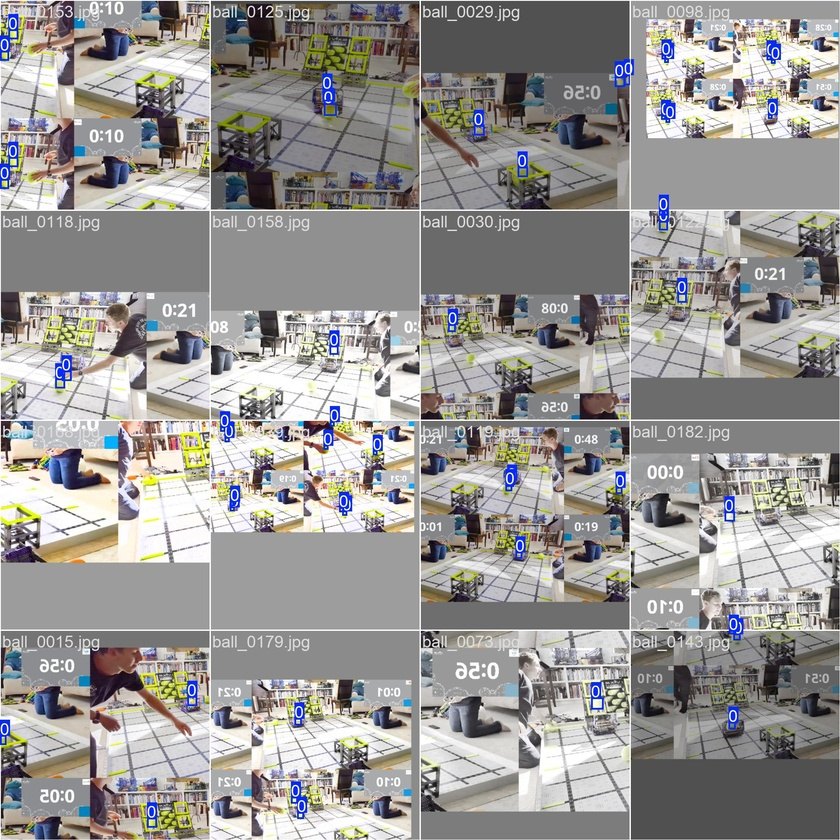
#> input picture Vex_Vision/Vex_Vision_AI/All_Files/vex_ball_detector2/train_batch0.jpg, 840 x 840 px, shrunk from 1920 x 1920 before the run
$ python -i vision-windows.py   (imports and definitions only)
#> lines starting #> are read from the running program, lines starting #| are printed output that depends on the picture; after the words box and inside, x2 and y2 are one past the last pixel; in counts of white or black regions, pixels touching at a corner belong together
#> further down, picture is the input picture: shape (840, 840, 3); mean B, G, R 148.3, 150.5, 152.5
#888     888                            8888888  .d88888b.
#888     888                              888   d88P" "Y88b
#888     888                              888   888     888
#Y88b   d88P  .d88b.  888  888            888   888     888
# Y88b d88P  d8P  Y8b `Y8bd8P'            888   888     888
#  Y88o88P   88888888   X88K              888   888 Y8b 888
#   Y888P    Y8b.     .d8""8b.            888   Y88b.Y8b88P
#    Y8P      "Y8888  888  888 88888888 8888888  "Y888888"
#                                                      Y8b
#
#
#888888b.                888
#888  "88b               888
#888  .88P               888
#8888888K.  888  888     888       8888b.  888d888 .d8888b
#888  "Y88b 888  888     888          "88b 888P"   88K
#888    888 888  888     888      .d888888 888     "Y8888b.
#888   d88P Y88b 888     888      888  888 888          X88
#8888888P"   "Y88888     88888888 "Y888888 888      88888P'
#                888
#           Y8b d88P
#            "Y88P"

import cv2
import numpy as np
import time
import sys
from threading import Thread
from queue import Queue

class RapidRelayScorer:
    def __init__(self):
        self.score = {'goals': 0, 'switches': 0, 'total': 0}
        self.switches_cleared = set()
        self.total_switches_cleared = 0
        self.last_score_time = {}
        self.goal_states = [{
            'is_empty': True,
            'last_empty': 0,
            'entered_time': 0
        } for _ in range(4)]

        # Performance optimizations
        self.frame_queue = Queue(maxsize=2)
        self.result_queue = Queue()
        self.processing = True

        # Windows-specific optimizations
        cv2.setNumThreads(4)  # Optimize for quad-core processors
        self.lower_yellow = np.array([20, 100, 100], dtype=np.uint8)
        self.upper_yellow = np.array([40, 255, 255], dtype=np.uint8)

    def process_frame(self, frame):
        """Process single frame in separate thread"""
        if frame is None:
            return None

        # Pre-allocate arrays for better memory usage
        hsv = cv2.cvtColor(frame, cv2.COLOR_BGR2HSV)
#> hsv: shape (840, 840, 3); mean H, S, V 49.4, 25.2, 157.2
        yellow_mask = cv2.inRange(hsv, self.lower_yellow, self.upper_yellow)
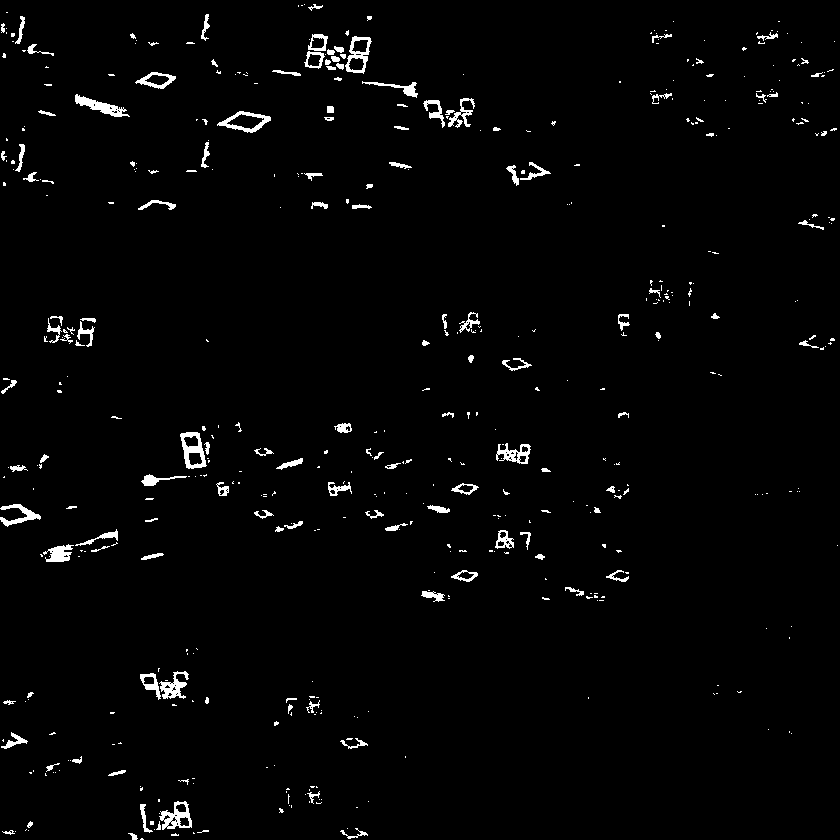
#> yellow_mask: shape (840, 840); 2% white; 503 white regions (363 under 20 px), largest, box (x1, y1, x2, y2) and area: (180, 432, 207, 469) 475, (75, 94, 130, 117) 457, (159, 801, 192, 830) 452

        current_time = time.time()
        frame_processed = frame.copy()

        # Process all goals in one pass
        for i in range(4):
            points = np.array(self.goals[i])
            center = np.mean(points, axis=0).astype(np.int32)
            width = np.max(points[:, 0]) - np.min(points[:, 0])
            height = np.max(points[:, 1]) - np.min(points[:, 1])

            # Optimized detection area calculation
            center_points = np.array([
                [center[0] - width//4, center[1] - height//4],
                [center[0] + width//4, center[1] - height//4],
                [center[0] + width//4, center[1] + height//4],
                [center[0] - width//4, center[1] + height//4]
            ], dtype=np.int32)

            # Use pre-allocated mask
            center_mask = np.zeros(frame.shape[:2], dtype=np.uint8)
            cv2.fillPoly(center_mask, [center_points], 255)

            # Optimized yellow detection
            yellow_pixels = cv2.countNonZero(cv2.bitwise_and(yellow_mask, center_mask))

            # State updates
            was_empty = self.goal_states[i]['is_empty']
            is_empty = yellow_pixels <= 50

            if is_empty and not was_empty:
                self.goal_states[i]['last_empty'] = current_time
            elif not is_empty and was_empty:
                self.goal_states[i]['entered_time'] = current_time

            self.goal_states[i]['is_empty'] = is_empty

            # Visualization
            cv2.polylines(frame_processed, [center_points], True, (0, 0, 255), 1)

            # Scoring logic
            if not is_empty:
                last_time = self.last_score_time.get(i, 0)
                last_empty = self.goal_states[i]['last_empty']
                entered_time = self.goal_states[i].get('entered_time', 0)

                if (current_time - last_time >= 0.75 and
                    last_empty > 0 and
                    entered_time - last_empty >= 0.3 and
                    current_time - entered_time <= 0.2):

                    self.last_score_time[i] = current_time
                    self.score['goals'] += 1

                    if (i not in self.switches_cleared and
                        self.total_switches_cleared < 4):
                        self.switches_cleared.add(i)
                        self.total_switches_cleared += 1
                        self.score['switches'] = self.total_switches_cleared

                    # Skills mode scoring
                    switch_key = [1, 4, 8, 10, 12, 12, 12, 12, 12]
                    self.score['total'] = (self.score['goals'] * switch_key[self.score['switches']] +
                                         self.score['switches'])
#> after the loop, self.goal_states = 4 items; self.last_score_time = 0 items; self.score = {'goals': 0, 'switches': 0, 'total': 0}; self.switches_cleared = 0 items; self.total_switches_cleared = 0

        # Add score overlay
        cv2.putText(frame_processed, f"Goals: {self.score['goals']}", (10, 30),
                    cv2.FONT_HERSHEY_SIMPLEX, 1, (0, 255, 0), 2)
        cv2.putText(frame_processed, f"Switches: {self.score['switches']}", (10, 70),
                    cv2.FONT_HERSHEY_SIMPLEX, 1, (0, 255, 0), 2)
        cv2.putText(frame_processed, f"Total: {self.score['total']}", (10, 110),
                    cv2.FONT_HERSHEY_SIMPLEX, 1, (0, 255, 0), 2)

        return frame_processed

    # [191 lines left out: functions process_video, _process_frames, reset_scores, save_scores, draw_visualization, sample_yellow_color and 1 more, not called in this run]

# [8 lines not run here, left out]

>>> import cv2
>>> picture = cv2.imread('Vex_Vision_AI/All_Files/vex_ball_detector2/train_batch0.jpg')
#> (the run stopped early here; a loop or call above may not have finished)

$ run again, on Vex_Vision/Vex_Vision_AI/All_Files/vex_ball_detector2/train_batch1.jpg
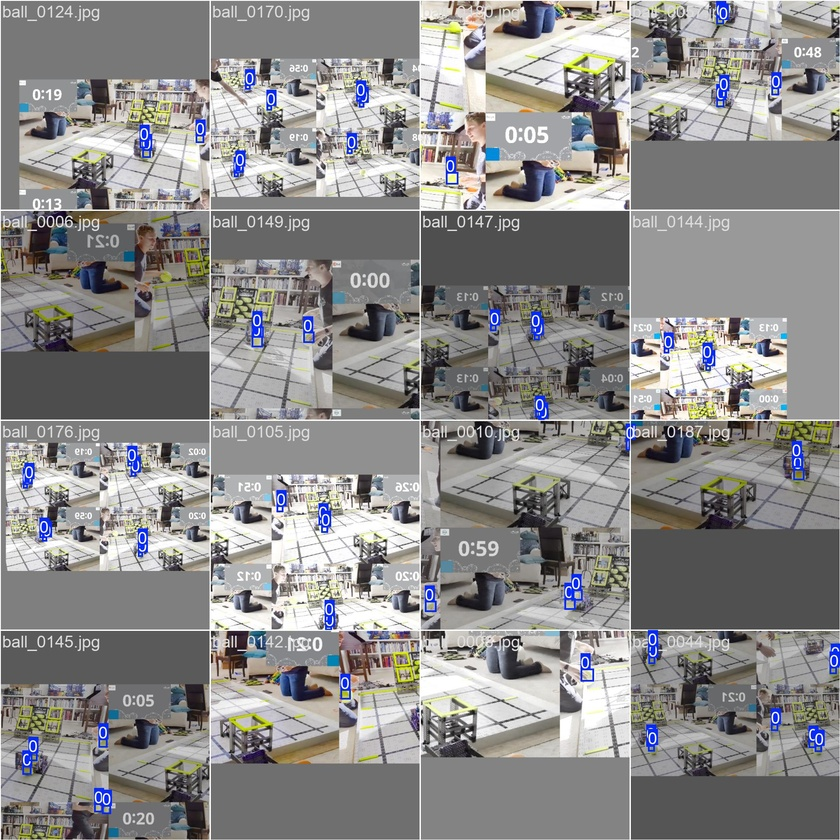
#> input picture Vex_Vision/Vex_Vision_AI/All_Files/vex_ball_detector2/train_batch1.jpg, 840 x 840 px, shrunk from 1920 x 1920 before the run
#> picture is the input picture: shape (840, 840, 3); mean B, G, R 138.6, 139.2, 140.3
#> hsv: shape (840, 840, 3); mean H, S, V 44.5, 19.8, 144.7
#> in process_frame, `yellow_mask = cv2.inRange(hsv, self.lower_yellow, self.upper_yellow)`:
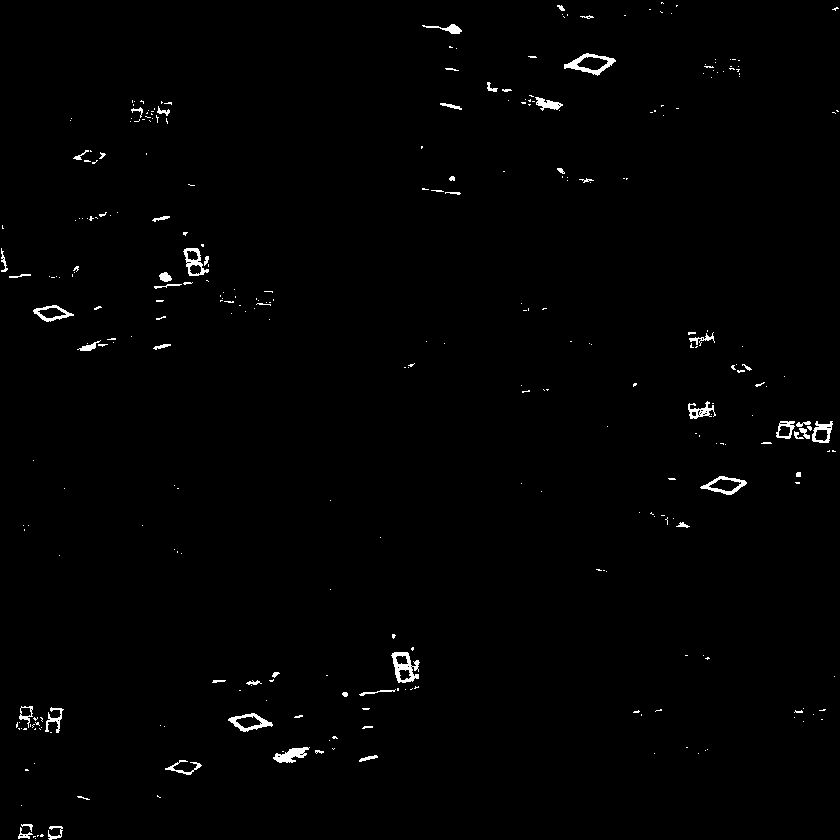
#> yellow_mask: shape (840, 840); 0.94% white; 317 white regions (260 under 20 px), largest, box (x1, y1, x2, y2) and area: (391, 652, 420, 683) 434, (564, 53, 616, 76) 402, (228, 713, 273, 732) 315
#> after the loop in process_frame, `for i in range(4):`: self.goal_states = 4 items; self.last_score_time = 0 items; self.score = {'goals': 0, 'switches': 0, 'total': 0}; self.switches_cleared = 0 items; self.total_switches_cleared = 0

$ run again, on Vex_Vision/Vex_Vision_AI/All_Files/vex_ball_detector2/train_batch2.jpg
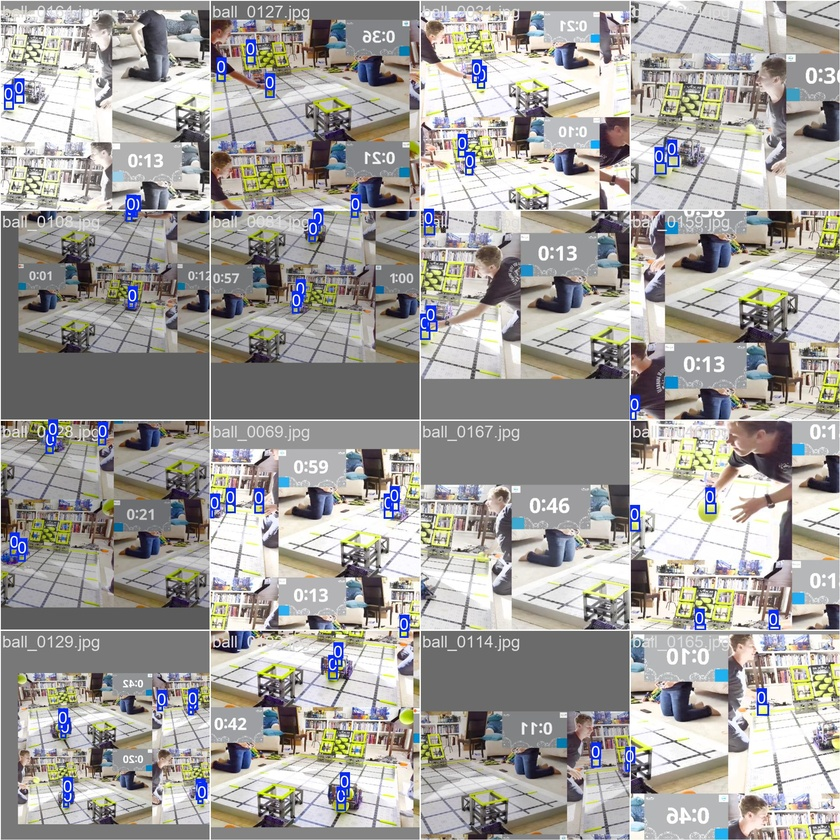
#> input picture Vex_Vision/Vex_Vision_AI/All_Files/vex_ball_detector2/train_batch2.jpg, 840 x 840 px, shrunk from 1920 x 1920 before the run
#> picture is the input picture: shape (840, 840, 3); mean B, G, R 157.3, 160.4, 162.8
#> hsv: shape (840, 840, 3); mean H, S, V 57.5, 29.6, 168.5
#> in process_frame, `yellow_mask = cv2.inRange(hsv, self.lower_yellow, self.upper_yellow)`:
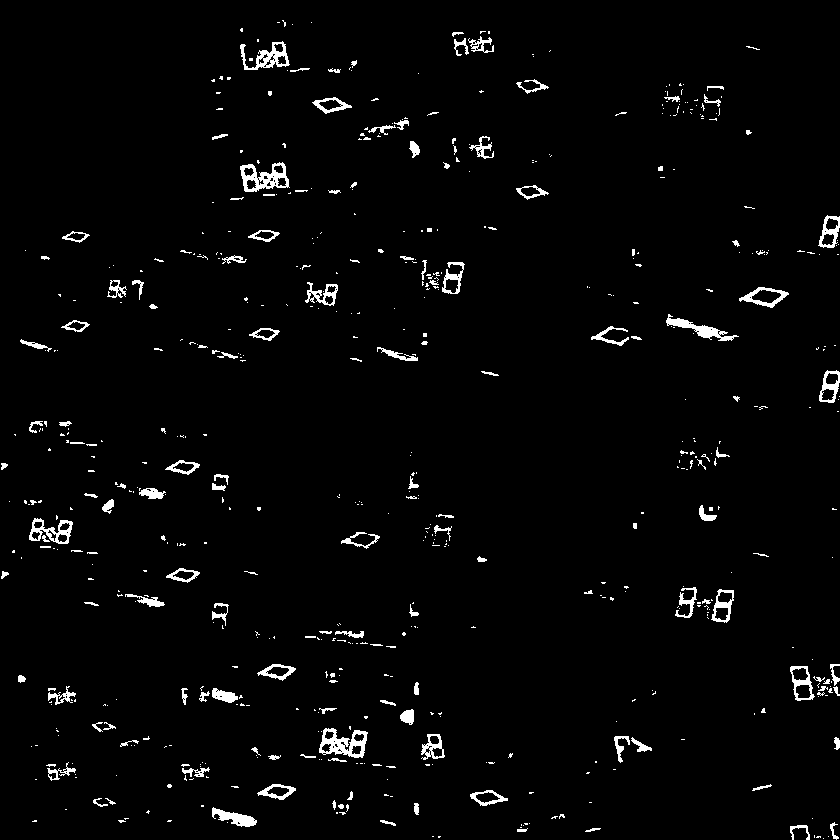
#> yellow_mask: shape (840, 840); 2.5% white; 609 white regions (460 under 20 px), largest, box (x1, y1, x2, y2) and area: (319, 728, 368, 758) 736, (240, 162, 290, 192) 712, (240, 41, 290, 70) 559
#> after the loop in process_frame, `for i in range(4):`: self.goal_states = 4 items; self.last_score_time = 0 items; self.score = {'goals': 0, 'switches': 0, 'total': 0}; self.switches_cleared = 0 items; self.total_switches_cleared = 0
